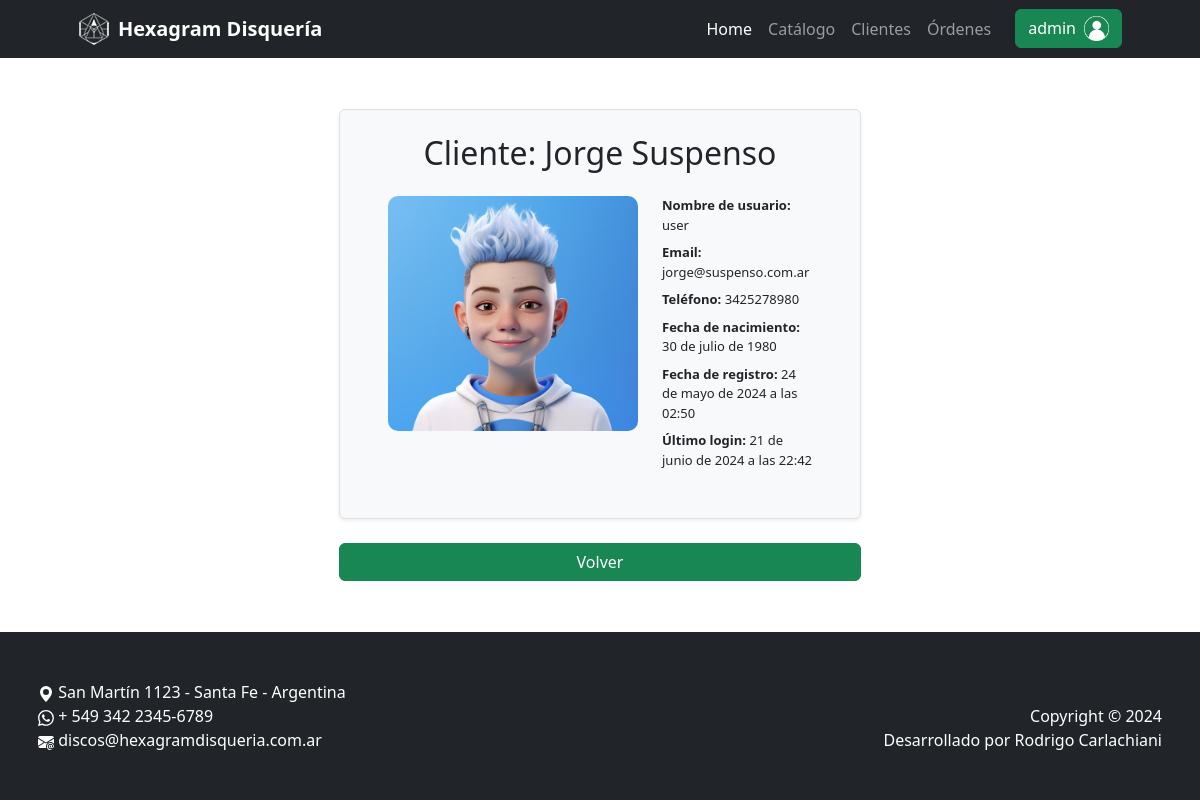
The page /clientes/cliente/1/detail (signed in) on the database its author committed.
### clientes/models.py (models this page shows)
class Client(models.Model):
    user = models.OneToOneField(User, on_delete=models.CASCADE, related_name='client')
    phone = models.CharField(max_length=50, blank=True)
    birthdate = models.DateField(null=True, blank=True)
    avatar = models.ImageField(upload_to='avatars/', default='project/core/static/core/img/avatar_default.webp', null=True, blank=True)

### clientes/views.py (the view)
# urls.py: path('cliente/<int:pk>/detail', views.ClienteDetail.as_view(), name='cliente_detail'),
class ClienteDetail(LoginRequiredMixin, StaffRequiredMixin, DetailView):
  model = models.Client
  context_object_name = 'cliente'

### clientes/views.py (called while the page is built)
    def test_func(self):
        return self.request.user.is_staff

### clientes/templates/clientes/client_detail.html (shortened to what this page needs)
{% extends 'core/base.html' %}
{% load static %}
{% block contenido %}
<div class="d-flex flex-column align-items-center gap-4 w-100">
  <div class="d-flex flex-column align-items-center border border-1 rounded-2 w-50 py-4 px-5 shadow-sm bg-light">
    <h2 class="mb-4 fs-2">Cliente: {{ cliente.user.first_name }} {{ cliente.user.last_name }}</h2>
    <div class="d-flex w-100 gap-4 justify-content-between ">
      <div class="d-flex flex-column">
        {% if cliente.avatar %}
        <img src="{{ cliente.avatar.url }}" alt="Avatar del cliente" style="width: 250px; border-radius: 10px;">
        {% else %}
        <img src="{% static 'core/img/default-product.webp' %}" alt="Imagen del producto por defecto"
          style="width: 250px; border-radius: 10px;">
        {% endif %}
      </div>
      <div class="d-flex flex-column w-100">
        <ul class="list-unstyled">
          <li class="mb-2" style="font-size: 13px;"><span class="fw-bold">Nombre de usuario:</span>
            {{cliente.user.username}}</li>
          <li class="mb-2" style="font-size: 13px;"><span class="fw-bold">Email:</span> {{cliente.user.email}}</li>
          <li class="mb-2" style="font-size: 13px;"><span class="fw-bold">Teléfono:</span> {{cliente.phone}}</li>
          <li class="mb-2" style="font-size: 13px;"><span class="fw-bold">Fecha de nacimiento:</span>
            {{cliente.birthdate}}</li>
          <li class="mb-2" style="font-size: 13px;"><span class="fw-bold">Fecha de registro:</span>
            {{cliente.user.date_joined}}</li>
          <li class="mb-2" style="font-size: 13px;"><span class="fw-bold">Último login:</span>
            {{cliente.user.last_login}}</li>
        </ul>
      </div>
    </div>
  </div>
  <div class="d-flex justify-content-start w-50">
    <a href="{% url 'clientes:home' %}" type="button" class="btn btn-success w-100">
      Volver
    </a>
  </div>
</div>
{% endblock contenido %}

### core/templates/core/components/navbar.html (shortened to what this page needs)
{% load static %}
<nav class="d-flex navbar navbar-expand-lg navbar-dark bg-dark">
  <div class="container px-5 h-100">
    <a class="navbar-brand fw-bold d-flex align-items-center " href="{% url 'core:home' %}">
      <img class="me-2" src="{% static 'core/img/hexagram-logo-navbar.webp' %}" alt="Logo de la disquería">
      <p class="p-0 m-0 ">Hexagram Disquería</p>
    </a>
    <div class="collapse navbar-collapse" id="navbarSupportedContent">
      <ul class="navbar-nav ms-auto mb-2 mb-lg-0">
        <li class="nav-item">
          <a class="nav-link active" aria-current="page" href="{% url 'core:home' %}">Home</a>
        </li>
        <li class="nav-item">
          <a class="nav-link" href="{% url 'catalogo:home' %}">Catálogo</a>
        </li>
        {% if user.is_authenticated %}
        {% if user.is_staff %}
        <li class="nav-item">
          <a class="nav-link" href="{% url 'clientes:home' %}">Clientes</a>
        </li>
        {% endif %}
        <li class="nav-item">
          <a class="nav-link" href="{% url 'ordenes:home' %}">{%if not user.is_staff%}Mis {%endif%}Órdenes</a>
        </li>
        <li class="nav-item ms-3">
          <div class="dropdown">
            <button class="btn btn-success " type="button" data-bs-toggle="dropdown" aria-expanded="false">
              <div class="d-flex gap-2">
                {{ user.username }}
                {% if user.is_staff or not user.client.avatar %}
                <img style="width: 25px;" src="{% static 'core/img/avatar_default.webp' %}" alt="Avatar administrador">
                {% else %}
                <img style="width: 25px; border-radius: 50%;" src="{{ user.client.avatar.url }}" alt="Avatar cliente">
                {% endif %}
              </div>
            </button>
          </div>
        </li>
        {% endif %}
      </ul>
    </div>
  </div>
</nav>

### rows shown on the page
Client: user.first_name "Jorge", user.last_name "Suspenso", avatar (picture), user.username "user", user.email "jorge@suspenso.com.ar", phone "3425278980", birthdate "30 de julio de 1980", user.date_joined "24 de mayo de 2024 a las 02:50", user.last_login "21 de junio de 2024 a las 22:42"

### other values the page prints
{{ user.username }} "admin"
